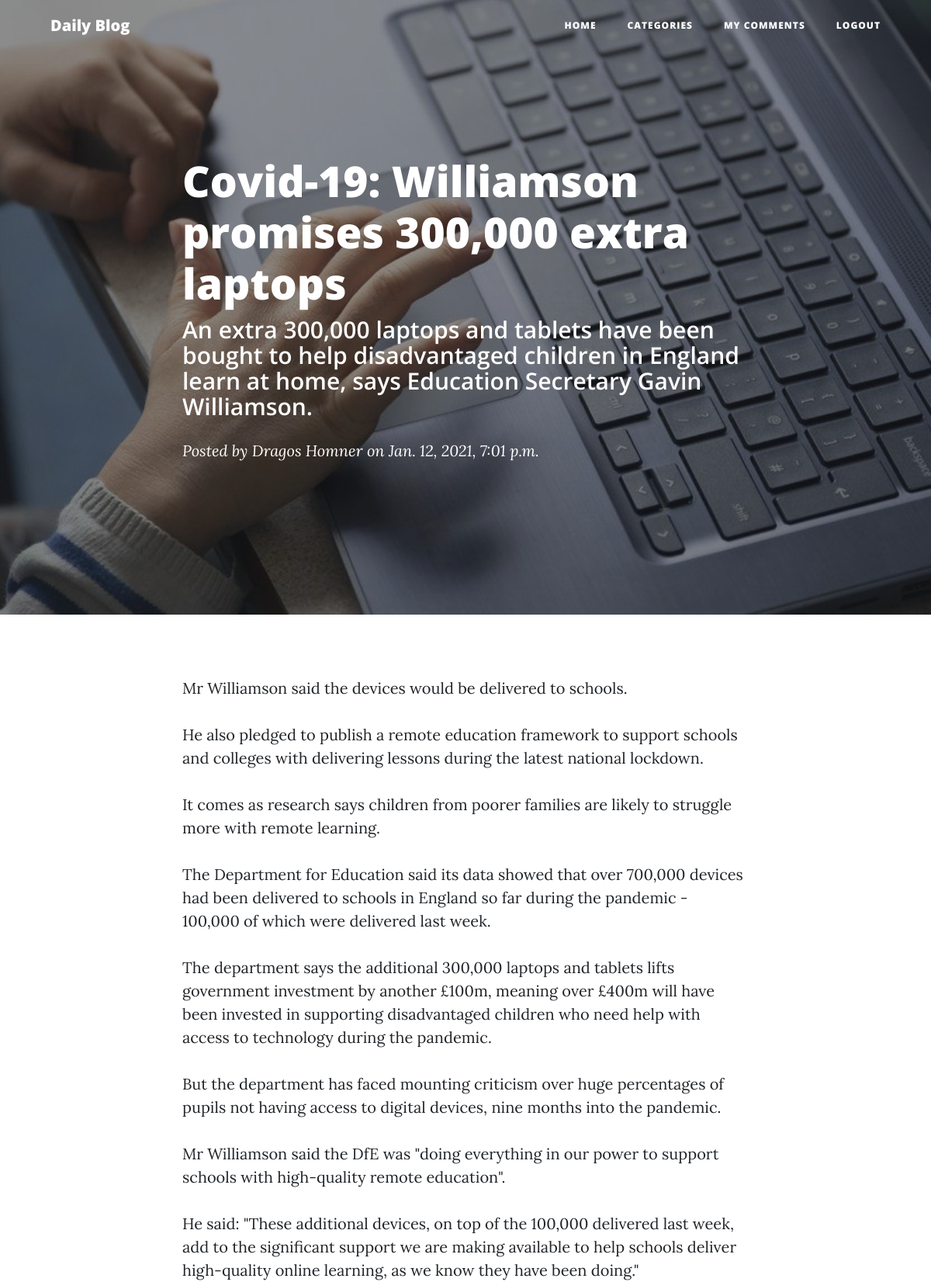
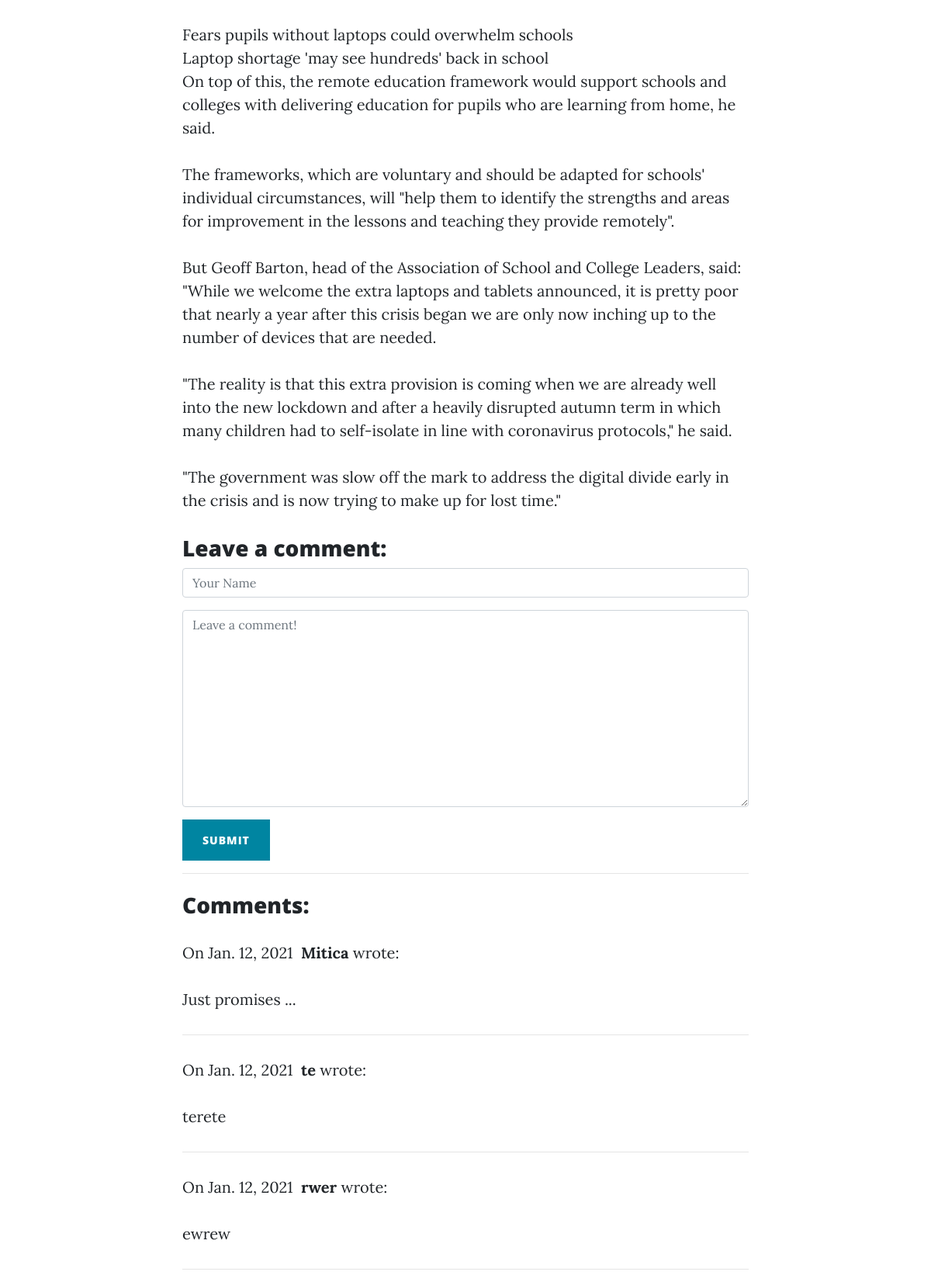
Page /articles/3/ (signed in) on the committed database (2 pictures, top to bottom).
### blog/models.py (models this page shows)
class Article(models.Model):
    title = models.CharField(max_length=100)
    description = models.TextField()
    content = models.TextField()
    created_on = models.DateTimeField(auto_now_add=True)
    image = models.ImageField(upload_to="blog/static/articles/img/", blank=True)
    category = models.ForeignKey('Category', on_delete=models.CASCADE, default=None)
    author = models.ForeignKey('Author', on_delete=models.CASCADE, default=None)

class Author(models.Model):
    name = models.CharField(max_length=50)
    website = models.CharField(max_length=250)

class Comment(models.Model):
    author = models.CharField(max_length=60)
    body = models.TextField()
    created_on = models.DateTimeField(auto_now_add=True)
    article = models.ForeignKey('Article', on_delete=models.CASCADE, default=None)
    created_by = models.ForeignKey(User, on_delete=models.CASCADE)

### blog/views.py (the view)
# urls.py: path("articles/<int:pk>/", ArticleDetailsView.as_view(), name="article_detail"),
class ArticleDetailsView(View):
    def get(self, request, *args, **kwargs):
        article = Article.objects.get(pk=self.kwargs['pk'])
        comments = Comment.objects.filter(article=article)
        form = CommentForm()
        context = {
            'article': article,
            'comments': comments,
            'form': form
        }
        return render(request, 'article_detail.html', context)

### blog/forms/CommentForm.py
class CommentForm(forms.Form):
    author = forms.CharField(
        max_length=60,
        widget=forms.TextInput(attrs={
            "class": "form-control",
            "placeholder": "Your Name"
        })
    )
    body = forms.CharField(widget=forms.Textarea(
        attrs={
            "class": "form-control",
            "placeholder": "Leave a comment!"
        })
    )

### blog/templatetags/filepath.py (called while the page is built)
@register.filter
def filepath(value):
    return value.replace("/blog","")

### blog/templates/article_detail.html (shortened to what this page needs)
{% extends "base.html" %}
{% load static %}
{% load filepath %}
{% block page_content %}
<header class="masthead" style="background-image: url('{{ article.image.url|filepath }}')">
    <div class="overlay"></div>
    <div class="container">
      <div class="row">
        <div class="col-lg-8 col-md-10 mx-auto">
          <div class="post-heading">
            <h1>{{ article.title }}</h1>
            <h2 class="subheading">{{ article.description }}</h2>
            <span class="meta">Posted by
              <a href="{{ article.author.website }}" target="blank">{{ article.author.name }}</a>
              on {{ article.created_on }}</span>
          </div>
        </div>
      </div>
    </div>
  </header>
  <article>
    <div class="container">
      <div class="row">
        <div class="col-lg-8 col-md-10 mx-auto">
          {{ article.content|linebreaks }}
        </div>
      </div>
    </div>
  </article>
  <div class="container">
    <div class="row">
        <div class="col-lg-8 col-md-10 mx-auto">
            {% if user.is_authenticated %}
            <h3>Leave a comment:</h3>
            <form action="/articles/{{ article.pk }}/comment/create/" method="post" class="mb-3">
                <div class="form-group">
                    {{ form.author }}
                </div>
                <div class="form-group">
                    {{ form.body }}
                </div>
                <button type="submit" class="btn btn-primary">Submit</button>
            </form>
            {% endif %}
            {% if comments|length > 0 %}
                <hr>
                <h3 class="mt-4">Comments:</h3>
                {% for comment in comments %}
                    <p>
                        On {{comment.created_on.date }}&nbsp;
                        <b>{{ comment.author }}</b> wrote:
                    </p>
                    <p>{{ comment.body }}</p>
                    <hr>
                {% endfor %}
            {% endif %}
        </div>
    </div>
</div>
{% endblock %}

### blog/static/articles/css/clean-blog.css (style rules this page uses)
body { font-size: 20px; color: #212529; font-family: 'Lora', 'Times New Roman', serif; }
p { line-height: 1.5; margin: 30px 0; }
h1, h2, h3, h4, h5, h6 { font-weight: 800; font-family: 'Open Sans', 'Helvetica Neue', Helvetica, Arial, sans-serif; }
a { color: #212529; transition: all 0.2s; }
header.masthead { margin-bottom: 50px; background: no-repeat center center; background-color: #868e96; background-attachment: scroll; position: relative; background-size: cover; }
header.masthead .overlay { position: absolute; top: 0; left: 0; height: 100%; width: 100%; background-color: #212529; opacity: 0.5; }
header.masthead .page-heading, header.masthead .post-heading, header.masthead .site-heading { padding: 200px 0 150px; color: white; }
@media only screen and (min-width: 768px) { header.masthead .page-heading, header.masthead .post-heading, header.masthead .site-heading { padding: 200px 0; } }
header.masthead .post-heading h1 { font-size: 35px; }
header.masthead .post-heading .meta, header.masthead .post-heading .subheading { line-height: 1.1; display: block; }
header.masthead .post-heading .subheading { font-size: 24px; font-weight: 600; margin: 10px 0 30px; font-family: 'Open Sans', 'Helvetica Neue', Helvetica, Arial, sans-serif; }
header.masthead .post-heading .meta { font-size: 20px; font-weight: 300; font-style: italic; font-family: 'Lora', 'Times New Roman', serif; }
header.masthead .post-heading .meta a { color: #fff; }
@media only screen and (min-width: 768px) { header.masthead .post-heading h1 { font-size: 55px; } }
@media only screen and (min-width: 768px) { header.masthead .post-heading .subheading { font-size: 30px; } }
.btn { font-size: 14px; font-weight: 800; padding: 15px 25px; letter-spacing: 1px; text-transform: uppercase; border-radius: 0; font-family: 'Open Sans', 'Helvetica Neue', Helvetica, Arial, sans-serif; }
.btn-primary { background-color: #0085A1; border-color: #0085A1; }

### rows in the picture
Article: image|filepath (picture), title "Covid-19: Williamson promises 300,000 extra laptops", description "An extra 300,000 laptops and tablets have been bought to help disadvantaged children in England learn at home, says Education Secretary Gavin Williamson.", author.name "Dragos Homner", created_on "Jan. 12, 2021, 7:01 p.m.", content "Mr Williamson said the devices would be delivered to schools. He also pledged to publish a remote education framework to support schools and colleges with delivering lessons during the latest national lockdown. It comes as research says children from poorer families are likely to struggle more with remote learning. The Department for Education said its data showed that over 700,000 devices had been delivered to schools in England so far during the pandemic - 100,000 of which were delivered last week. The department says the additional 300,000 laptops and tablets lifts government investment by another £100m, meaning over £400m will have been invested in supporting disadvantaged children who…"
Comment: created_on "Jan. 12, 2021", author "Mitica", body "Just promises ..."
Comment: created_on "Jan. 12, 2021", author "te", body "terete"
Comment: created_on "Jan. 12, 2021", author "rwer", body "ewrew"
